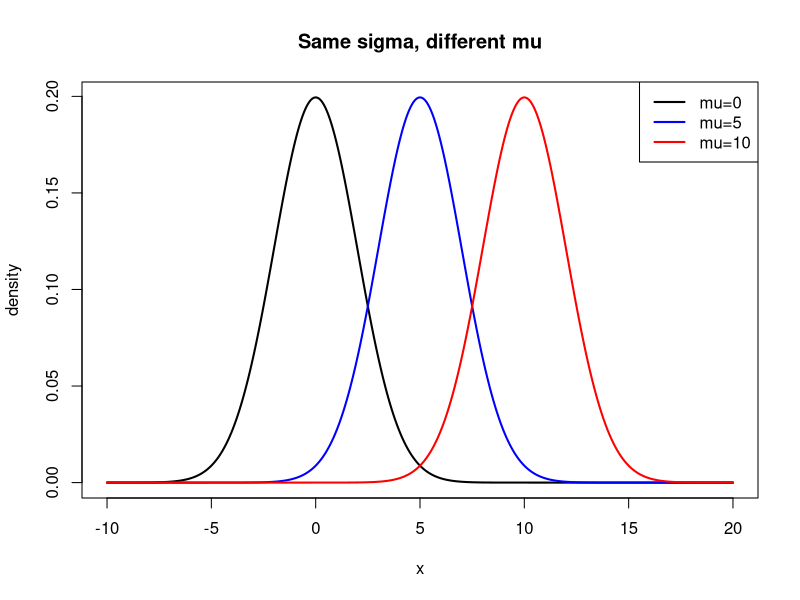
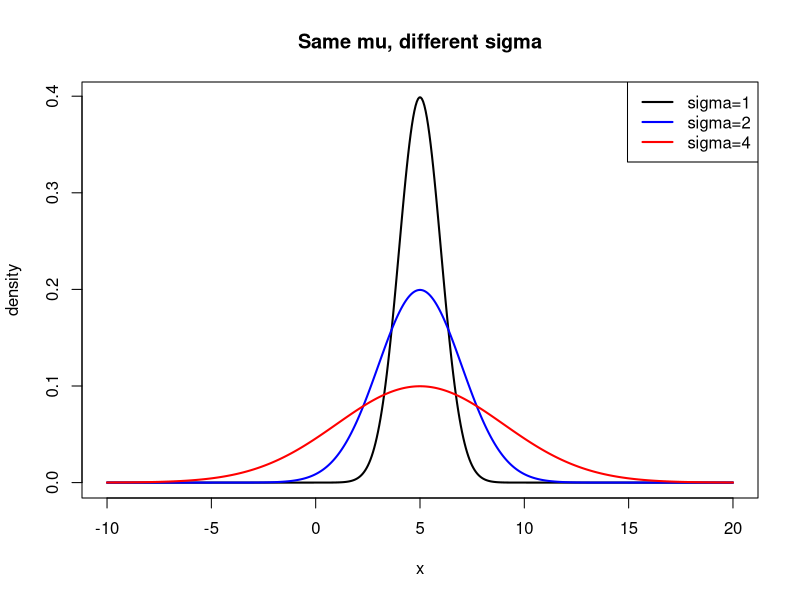
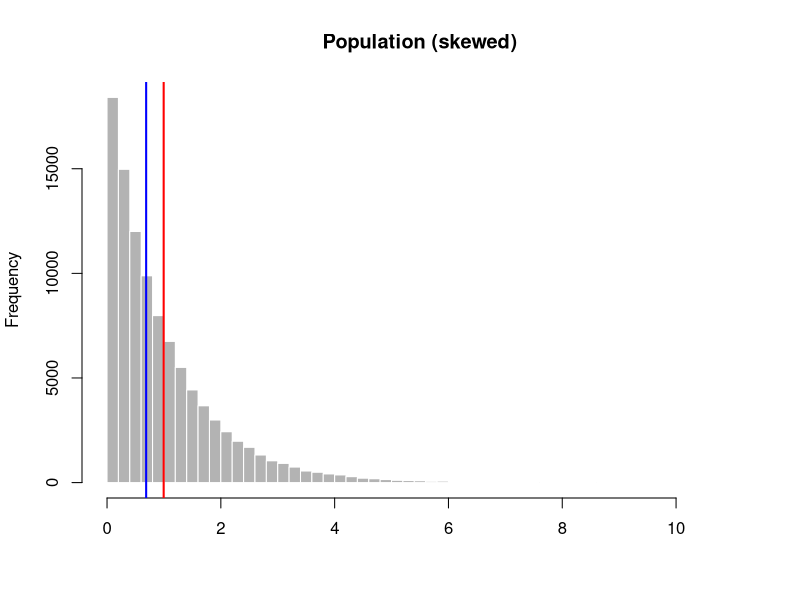
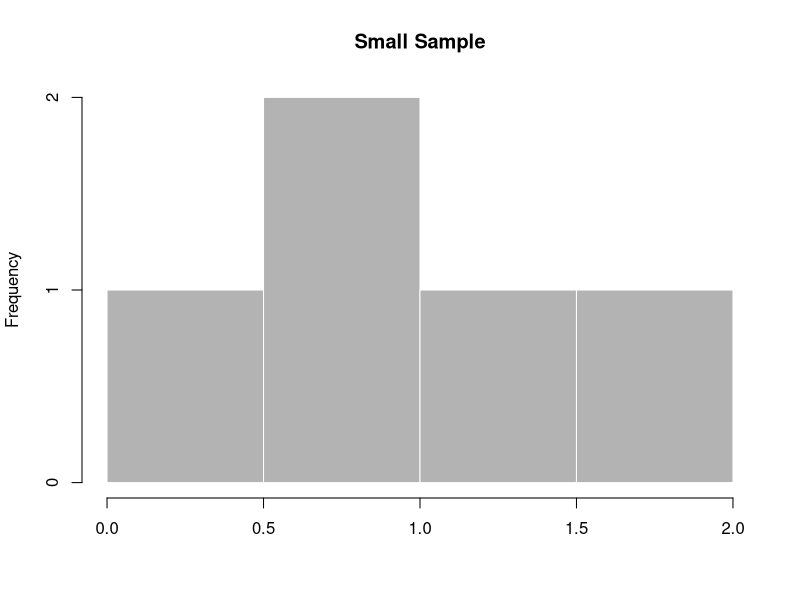
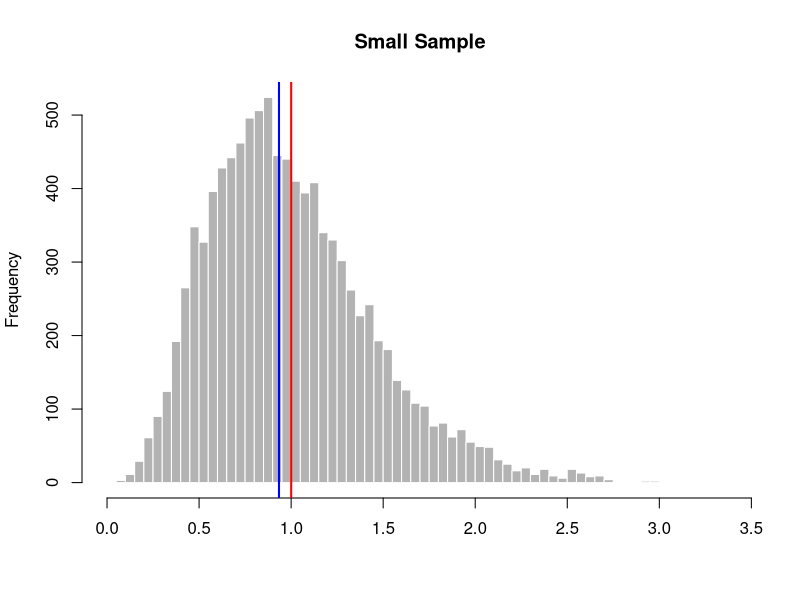
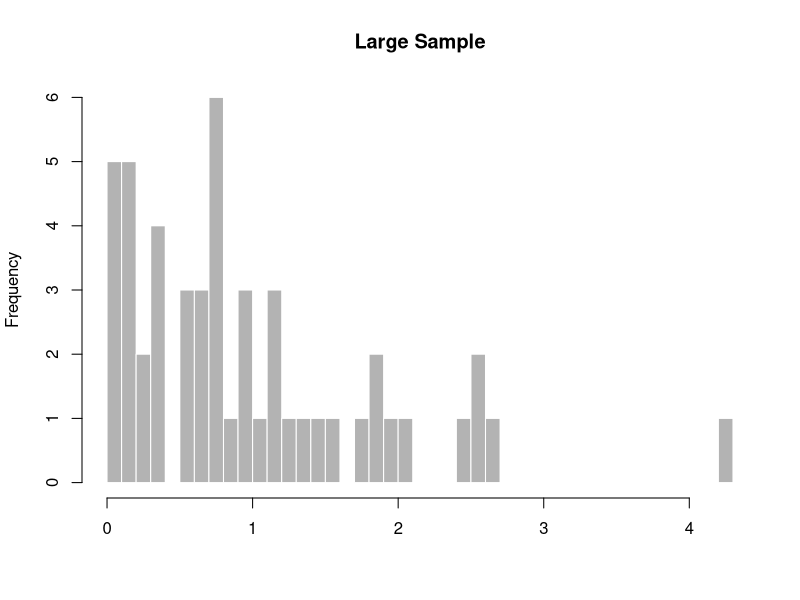
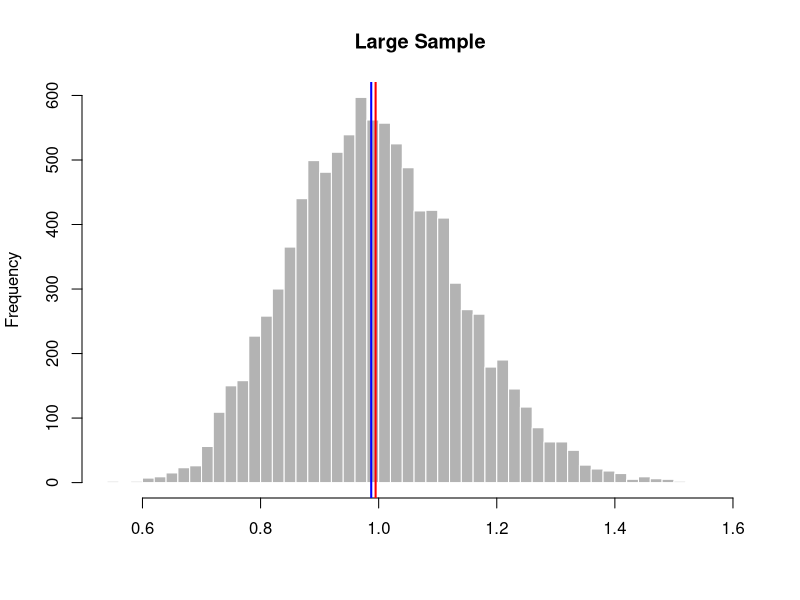
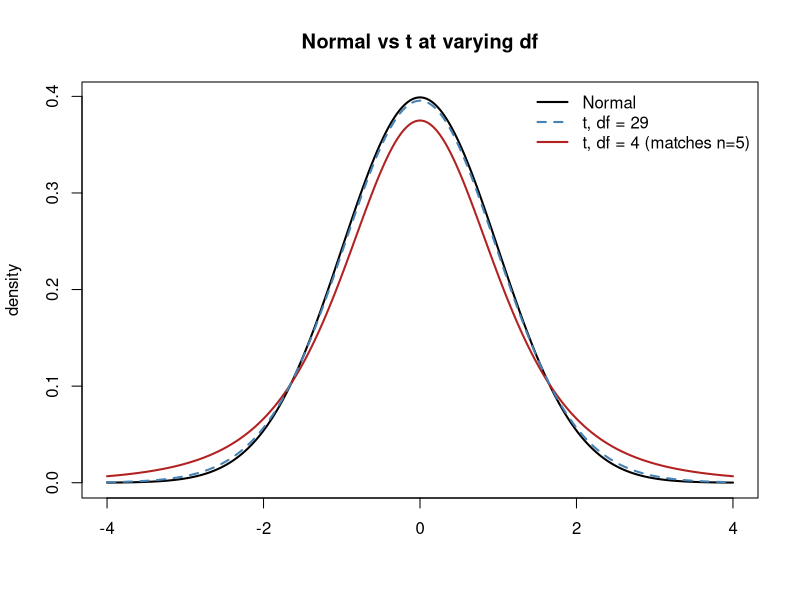

The R source for these figures, in order:



# The Normal Distribution ------------------------------------------------------

# Parameters:
#   μ, mu - center (mean)
#   σ, sigma - spread (standard deviation)
# The mean and standard deviation are independent of each other,
# you can have any center with any spread.
#
# The mean and standard deviation are finite. Meaning, the mean is a specific number.
# Finite standard deviation describes how fast the tails of the distribution decay.

# Central Limit Theorem
# For sample of independent observations (n) drawn from a population, the means of
# each sample will converge upon a distribution (Normal distribution), with a mean
# and standard deviation. The key to this pattern is dependent on n grows larger.


# Empirical Rule: 68-95-99.7
# 68% of data falls within 1 SD of the mean
# 95% of the data falls within 2 SDs of the mean
# 99.7% of the data falls within 3 SDs of the mean


# Simulation, Normal Distribtion  ----------------------------------------------

set.seed(27)

# Plot to demonstrate how mu affects position or the center of distribution
par(mfrow = c(1, 1))
x <- seq(-10, 20, length.out = 500)
plot(x, dnorm(x, mean = 0, sd = 2), type = "l", lwd = 2, col = "black",
     ylab = "density", main = "Same sigma, different mu")
lines(x, dnorm(x, mean = 5, sd = 2), lwd = 2, col = "blue")
lines(x, dnorm(x, mean = 10, sd = 2), lwd = 2, col = "red")
legend("topright", legend = c("mu=0", "mu=5", "mu=10"),
       col = c("black","blue","red"), lwd = 2)

# Plot to demonstrate how sigma affects the spread of the distribution
plot(x, dnorm(x, mean = 5, sd = 1), type = "l", lwd = 2, col = "black",
     ylab = "density", main = "Same mu, different sigma")
lines(x, dnorm(x, mean = 5, sd = 2), lwd = 2, col = "blue")
lines(x, dnorm(x, mean = 5, sd = 4), lwd = 2, col = "red")
legend("topright", legend = c("sigma=1", "sigma=2", "sigma=4"),
       col = c("black","blue","red"), lwd = 2)


# Independence of mu and sigma
big_mean_small_sd  <- rnorm(10000, mean = 100, sd = 1)
small_mean_big_sd  <- rnorm(10000, mean = 1,   sd = 20)

c(mean(big_mean_small_sd), sd(big_mean_small_sd))
c(mean(small_mean_big_sd), sd(small_mean_big_sd))


# Empiral Rule
z <- rnorm(100000, mean = 0, sd = 1)
mean(abs(z) < 1)   # within 1 sd
mean(abs(z) < 2)   # within 2 sd
mean(abs(z) < 3)   # within 3 sd


# Simulation, Central Limit Theorem --------------------------------------------


# Population
# Population is intentionally skewed to be able to see how the CTL works 
# (distribution of sample means is normal)

set.seed(21)

population <- rexp(100000, rate = 1)
hist(population,
     breaks = 50, col = "grey70", border = "white",
     main = "Population (skewed)",
     xlab = "")
abline(v = mean(population), col = "red", lwd = 2, lty = 1)
abline(v = median(population), col = "blue", lwd = 2, lty = 1)

mean(population)
median(population)
sd(population)

mean(population) - median(population)




# Small sample size
set.seed(22)
small_sample <- sample(population, size = 5, replace = TRUE)
hist(small_sample,
     breaks = 5, col = "grey70", border = "white", replace = TRUE,
     main = "Small Sample",
     xlab = "")


small_mean <- replicate(10000, mean(sample(population, size = 5, replace = TRUE)))
hist(small_mean,
     breaks = 50, col = "grey70", border = "white",
     main = "Small Sample",
     xlab = "")
abline(v = mean(small_mean), col = "red", lwd = 2, lty = 1)
abline(v = median(small_mean), col = "blue", lwd = 2, lty = 1)

mean(small_mean)
median(small_mean)
sd(small_mean)

mean(small_mean) - median(small_mean)


# Large sample size
set.seed(23)

large_sample <- sample(population, size = 50, replace = TRUE)
hist(large_sample,
     breaks = 50, col = "grey70", border = "white",
     main = "Large Sample",
     xlab = "")


large_mean <- replicate(10000, mean(sample(population, size = 50, replace = TRUE)))
hist(large_mean,
     breaks = 50, col = "grey70", border = "white",
     main = "Large Sample",
     xlab = "")
abline(v = mean(large_mean), col = "red", lwd = 2, lty = 1)
abline(v = median(large_mean), col = "blue", lwd = 2, lty = 1)

mean(large_mean)
median(large_mean)
sd(large_mean)

mean(large_mean) - median(large_mean)



# Confidence Intervals --------------------------------------------------------


true_mu <- mean(population)


# Small sample
set.seed(12)
ci_small <- t(replicate(10000, {
  s <- sample(population, size = 5, replace = TRUE)
  xbar <- mean(s)
  se   <- sd(s) / sqrt(5)
  c(lower = xbar - 1.96 * se, upper = xbar + 1.96 * se)
}))

head(ci_small)


covers_small <- ci_small[,"lower"] <= true_mu & true_mu <= ci_small[,"upper"]
mean(covers_small) # Proportional width of confidence interval for a small sample size
# 80% of sample have mu



# Large sample
set.seed(13)
ci_large <- t(replicate(10000, {
  s <- sample(population, size = 100, replace = TRUE)
  xbar <- mean(s)
  se   <- sd(s) / sqrt(100)
  c(lower = xbar - 1.96 * se, upper = xbar + 1.96 * se)
}))

covers_large <- ci_large[,"lower"] <= true_mu & true_mu <= ci_large[,"upper"]
mean(covers_large) # Proportional width of confidence interval for a small sample size
# 93.8% of samples have mu



# Confidence Intervals for a T-Distribution

# Small sample
set.seed(14)
ci_small_t <- t(replicate(10000, {
  s <- sample(population, size = 5, replace = TRUE)
  xbar <- mean(s)
  se   <- sd(s) / sqrt(5)
  crit <- qt(0.975, df = 5 - 1)
  c(lower = xbar - crit * se, upper = xbar + crit * se)
}))

covers_small_t <- ci_small_t[,"lower"] <= true_mu & true_mu <= ci_small_t[,"upper"]
mean(covers_small_t)
# 88% of samples contain mu


# Large sample
set.seed(15)
ci_large_t <- t(replicate(10000, {
  s <- sample(population, size = 100, replace = TRUE)
  xbar <- mean(s)
  se   <- sd(s) / sqrt(100)
  crit <- qt(0.975, df = 100 - 1)
  c(lower = xbar - crit * se, upper = xbar + crit * se)
}))

covers_large_t <- ci_large_t[,"lower"] <= true_mu & true_mu <= ci_large_t[,"upper"]
mean(covers_large_t)
# 94% of samples contain mu




x <- seq(-4, 4, length.out = 400)
plot(x, dnorm(x), type = "l", lwd = 2, ylab = "density", xlab = "",
     main = "Normal vs t at varying df")
lines(x, dt(x, df = 4), lwd = 2, col = "firebrick")
lines(x, dt(x, df = 29), lwd = 2, col = "steelblue", lty = 2)
legend("topright", bty = "n", lwd = 2,
       col = c("black", "steelblue", "firebrick"), lty = c(1, 2, 1),
       legend = c("Normal", "t, df = 29", "t, df = 4 (matches n=5)"))
